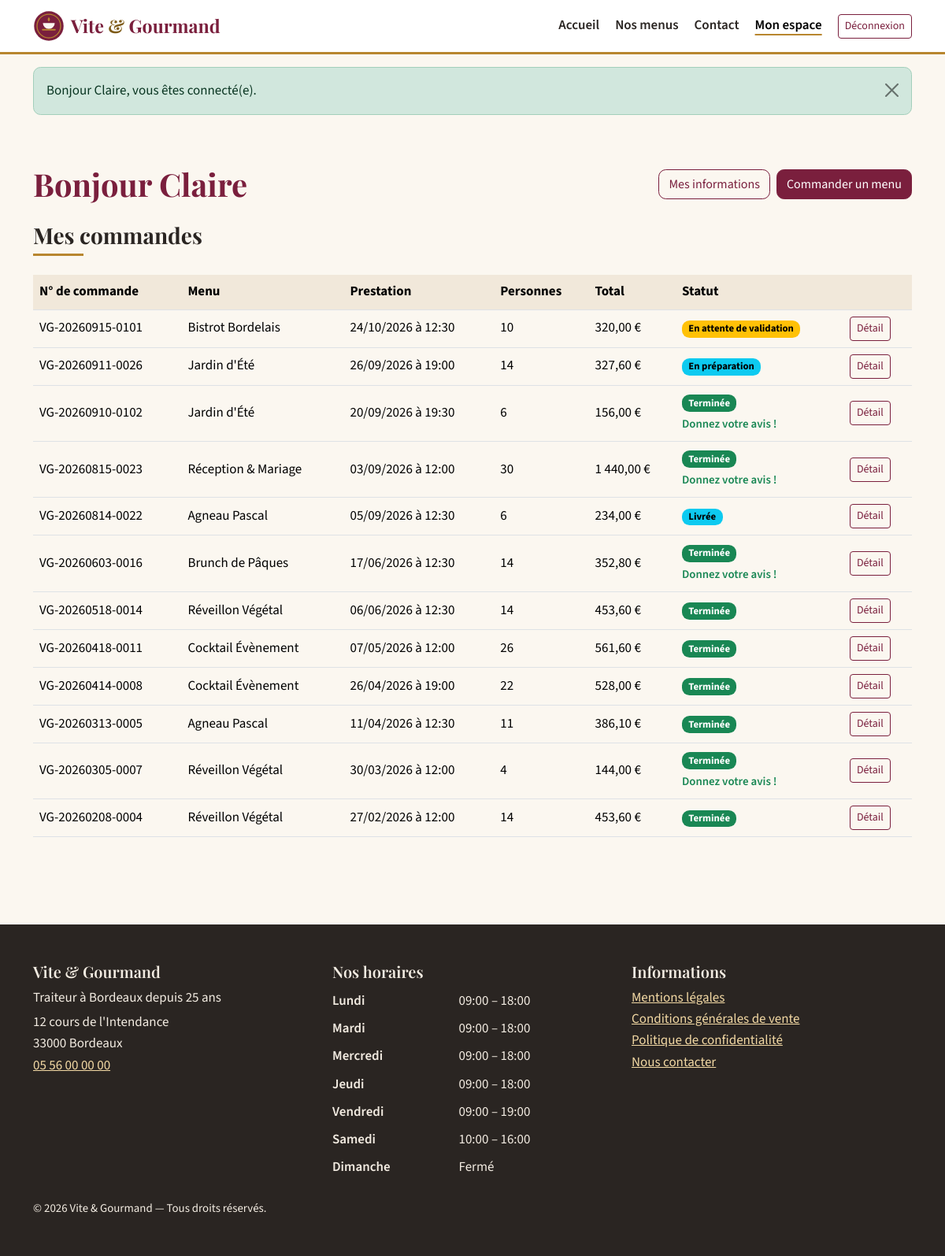
Screenshot of /compte (signed in) with the database file from the repository.
### tables this page shows
CREATE TABLE utilisateur (
    utilisateur_id     INT AUTO_INCREMENT PRIMARY KEY,
    email              VARCHAR(180) NOT NULL UNIQUE,   
    password           VARCHAR(255) NOT NULL,          
    nom                VARCHAR(80)  NOT NULL,
    prenom             VARCHAR(80)  NOT NULL,
    telephone          VARCHAR(20)  NULL,
    adresse_postale    VARCHAR(255) NULL,
    code_postal        VARCHAR(10)  NULL,
    ville              VARCHAR(100) NULL,
    pays               VARCHAR(60)  NULL DEFAULT 'France',
    role_id            INT NOT NULL,
    actif              TINYINT(1) NOT NULL DEFAULT 1,  
    consentement_rgpd  DATETIME NULL,                  
    date_creation      DATETIME NOT NULL DEFAULT CURRENT_TIMESTAMP,
    CONSTRAINT fk_utilisateur_role FOREIGN KEY (role_id) REFERENCES role(role_id)
);

CREATE TABLE commande (
    numero_commande       VARCHAR(50) PRIMARY KEY,
    utilisateur_id        INT NULL,                   
    menu_id               INT NOT NULL,
    date_commande         DATETIME NOT NULL DEFAULT CURRENT_TIMESTAMP,
    date_prestation       DATE NOT NULL,
    heure_livraison       TIME NOT NULL,
    adresse_livraison     VARCHAR(255) NOT NULL,
    code_postal_livraison VARCHAR(10) NOT NULL,
    ville_livraison       VARCHAR(100) NOT NULL,
    distance_km           DECIMAL(7,2) NOT NULL DEFAULT 0,
    nom_client            VARCHAR(80) NOT NULL,
    prenom_client         VARCHAR(80) NOT NULL,
    email_client          VARCHAR(180) NOT NULL,
    telephone_client      VARCHAR(20) NOT NULL,
    nombre_personne       INT NOT NULL,
    prix_menu             DECIMAL(10,2) NOT NULL,     
    reduction             DECIMAL(10,2) NOT NULL DEFAULT 0,
    prix_livraison        DECIMAL(10,2) NOT NULL DEFAULT 0,
    prix_total            DECIMAL(10,2) NOT NULL,
    statut                VARCHAR(40) NOT NULL DEFAULT 'en_attente',
    pret_materiel         TINYINT(1) NOT NULL DEFAULT 0,
    restitution_materiel  TINYINT(1) NOT NULL DEFAULT 0,
    motif_annulation      VARCHAR(500) NULL,
    mode_contact          VARCHAR(20) NULL,           
    CONSTRAINT fk_commande_utilisateur FOREIGN KEY (utilisateur_id)
        REFERENCES utilisateur(utilisateur_id) ON DELETE SET NULL,
    CONSTRAINT fk_commande_menu FOREIGN KEY (menu_id) REFERENCES menu(menu_id),
    INDEX idx_commande_statut (statut)
);

CREATE TABLE menu (
    menu_id                  INT AUTO_INCREMENT PRIMARY KEY,
    titre                    VARCHAR(120) NOT NULL,
    description              TEXT NOT NULL,
    nombre_personne_minimum  INT NOT NULL CHECK (nombre_personne_minimum >= 1),
    prix_par_personne        DECIMAL(8,2) NOT NULL CHECK (prix_par_personne >= 0),
    conditions               TEXT NOT NULL,           
    quantite_restante        INT NOT NULL DEFAULT 0 CHECK (quantite_restante >= 0),  
    theme_id                 INT NOT NULL,            
    regime_id                INT NOT NULL,            
    actif                    TINYINT(1) NOT NULL DEFAULT 1,
    CONSTRAINT fk_menu_theme  FOREIGN KEY (theme_id)  REFERENCES theme(theme_id),
    CONSTRAINT fk_menu_regime FOREIGN KEY (regime_id) REFERENCES regime(regime_id)
);

CREATE TABLE horaire (
    horaire_id       INT AUTO_INCREMENT PRIMARY KEY,
    jour             VARCHAR(20) NOT NULL UNIQUE,
    heure_ouverture  VARCHAR(10) NULL,                
    heure_fermeture  VARCHAR(10) NULL,
    ordre            TINYINT NOT NULL
);

### views/compte/index.php (the view, shortened to what the rows shown need)
<div class="container py-5">
    <div class="d-flex flex-wrap justify-content-between align-items-center gap-2 mb-4">
        <h1 class="mb-0">Bonjour <?= e($user['prenom']) ?></h1>
        <div class="d-flex gap-2">
            <a href="/compte/profil" class="btn btn-outline-primary">Mes informations</a>
            <a href="/menus" class="btn btn-primary">Commander un menu</a>
        </div>
    </div>
    <h2 class="section-titre h3">Mes commandes</h2>
    <?php if (!$commandes): ?>
        <p class="alert alert-info">Vous n'avez pas encore passé de commande. <a href="/menus" class="alert-link">Découvrez nos menus</a>.</p>
    <?php else: ?>
        <div class="table-responsive">
            <table class="table align-middle bg-white">
                <thead>
                <tr>
                    <th scope="col">N° de commande</th>
                    <th scope="col">Menu</th>
                    <th scope="col">Prestation</th>
                    <th scope="col">Personnes</th>
                    <th scope="col">Total</th>
                    <th scope="col">Statut</th>
                    <th scope="col"><span class="visually-hidden">Actions</span></th>
                </tr>
                </thead>
                <tbody>
                <?php foreach ($commandes as $c): ?>
                    <tr>
                        <td><?= e($c['numero_commande']) ?></td>
                        <td><?= e($c['menu_titre']) ?></td>
                        <td><?= date_fr($c['date_prestation']) ?> à <?= e(substr($c['heure_livraison'], 0, 5)) ?></td>
                        <td><?= (int) $c['nombre_personne'] ?></td>
                        <td><?= prix($c['prix_total']) ?></td>
                        <td><?= statut_badge($c['statut']) ?>
                            <?php if ($c['statut'] === 'terminee' && !$c['avis_id']): ?><br><span class="small text-success fw-semibold">Donnez votre avis !</span><?php endif; ?></td>
                        <td><a href="/compte/commandes/<?= e($c['numero_commande']) ?>" class="btn btn-sm btn-outline-primary">Détail<span class="visually-hidden"> de la commande <?= e($c['numero_commande']) ?></span></a></td>
                    </tr>
                <?php endforeach; ?>
                </tbody>
            </table>
        </div>
    <?php endif; ?>
</div>

### src/helpers.php (shortened to what the rows shown need)
<?php
function e(mixed $value): string
{
    return htmlspecialchars((string) ($value ?? ''), ENT_QUOTES | ENT_SUBSTITUTE, 'UTF-8');
}
function prix(float|string|null $montant): string
{
    return number_format((float) $montant, 2, ',', ' ') . ' €';
}
function date_fr(?string $date, bool $withTime = false): string
{
    $d = new DateTimeImmutable($date);
    return $withTime ? $d->format('d/m/Y à H:i') : $d->format('d/m/Y');
}
function statut_label(string $s): string
{
    return STATUTS[$s] ?? $s;
}
function statut_badge(string $s): string
{
    $class = match ($s) {
        'en_attente' => 'text-bg-warning',
        'annulee' => 'text-bg-secondary',
        'terminee' => 'text-bg-success',
        'attente_retour_materiel' => 'text-bg-danger',
        default => 'text-bg-info',
    };
    return '<span class="badge ' . $class . '">' . e(statut_label($s)) . '</span>';
}
function is_current(string $path): string
{
    $current = parse_url($_SERVER['REQUEST_URI'] ?? '/', PHP_URL_PATH);
    $active = $path === '/' ? $current === '/' : str_starts_with((string) $current, $path);
    return $active ? ' active" aria-current="page' : '';
}

### src/Core/Router.php (shortened to what the rows shown need)
<?php
final class Router
{
    private array $routes = [];
    private function add(string $method, string $path, array $handler, array $roles): void
    {
        $pattern = preg_replace('#\{(\w+)\}#', '(?P<$1>[A-Za-z0-9\-]+)', $path);
        $this->routes[] = [$method, '#^' . $pattern . '$#', $handler, $roles];
    }
    public function dispatch(string $method, string $uri): void
    {
        $path = rawurldecode(parse_url($uri, PHP_URL_PATH) ?: '/');
        $path = $path !== '/' ? rtrim($path, '/') : '/';
        foreach ($this->routes as [$m, $regex, $handler, $roles]) {
            if ($m !== $method || !preg_match($regex, $path, $matches)) {
                continue;
            }
            if ($roles !== []) {
                Auth::requireRole($roles);
            }
            $params = array_filter($matches, 'is_string', ARRAY_FILTER_USE_KEY);
            [$class, $action] = $handler;
            (new $class())->$action(...array_values($params));
            return;
        }
    }
}

### views/layout/main.php (shortened to what the rows shown need)
<?php
$horaires = (new Catalogue())->horaires();
$user = Auth::user();
?>
<!DOCTYPE html>
<html lang="fr">
<head>
    <link href="/assets/vendor/bootstrap.min.css" rel="stylesheet">
    <link href="/assets/css/fonts.css" rel="stylesheet">
    <link href="/assets/css/style.css" rel="stylesheet">
</head>
<body>
<header class="site-header">
    <nav class="navbar navbar-expand-lg" aria-label="Menu principal">
        <div class="container">
            <a class="navbar-brand" href="/">
                <img src="/assets/img/logo.svg" alt="" width="40" height="40">
                <span>Vite <span class="amp">&amp;</span> Gourmand</span>
            </a>
            <div class="collapse navbar-collapse" id="nav-principale">
                <ul class="navbar-nav ms-auto align-items-lg-center gap-lg-1">
                    <li class="nav-item"><a class="nav-link<?= is_current('/') ?>" href="/">Accueil</a></li>
                    <li class="nav-item"><a class="nav-link<?= is_current('/menus') ?>" href="/menus">Nos menus</a></li>
                    <li class="nav-item"><a class="nav-link<?= is_current('/contact') ?>" href="/contact">Contact</a></li>
                    <?php if ($user): ?>
                        <li class="nav-item"><a class="nav-link<?= is_current('/compte') ?>" href="/compte">Mon espace</a></li>
                        <li class="nav-item">
                            <form method="post" action="/deconnexion" class="d-inline">
                                <button type="submit" class="btn btn-outline-primary btn-sm ms-lg-2">Déconnexion</button>
                            </form>
                        </li>
                    <?php else: ?>
                        <li class="nav-item"><a class="nav-link<?= is_current('/connexion') ?>" href="/connexion">Connexion</a></li>
                        <li class="nav-item"><a class="btn btn-primary btn-sm ms-lg-2" href="/inscription">Créer un compte</a></li>
                    <?php endif; ?>
                </ul>
            </div>
        </div>
    </nav>
</header>
<main id="contenu" tabindex="-1">
    <?php require ROOT_PATH . '/views/partials/flash.php'; ?>
    <?= $content ?>
</main>
<footer class="site-footer mt-5">
    <div class="container py-5">
        <div class="row g-4">
            <div class="col-md-4">
                <h2 class="h5">Vite &amp; Gourmand</h2>
                <p class="mb-1">Traiteur à Bordeaux depuis 25 ans</p>
                <address class="mb-0">12 cours de l'Intendance<br>33000 Bordeaux<br>
                    <a href="tel:+33556000000">05 56 00 00 00</a></address>
            </div>
            <div class="col-md-4">
                <h2 class="h5">Nos horaires</h2>
                <table class="table table-sm table-borderless horaires mb-0">
                    <tbody>
                    <?php foreach ($horaires as $h): ?>
                        <tr>
                            <th scope="row"><?= e($h['jour']) ?></th>
                            <td><?= $h['heure_ouverture'] ? e($h['heure_ouverture'] . ' – ' . $h['heure_fermeture']) : 'Fermé' ?></td>
                        </tr>
                    <?php endforeach; ?>
                    </tbody>
                </table>
            </div>
            <div class="col-md-4">
                <h2 class="h5">Informations</h2>
                <ul class="list-unstyled">
                    <li><a href="/mentions-legales">Mentions légales</a></li>
                    <li><a href="/cgv">Conditions générales de vente</a></li>
                    <li><a href="/confidentialite">Politique de confidentialité</a></li>
                    <li><a href="/contact">Nous contacter</a></li>
                </ul>
            </div>
        </div>
        <p class="small mt-4 mb-0">&copy; <?= date('Y') ?> Vite &amp; Gourmand — Tous droits réservés.</p>
    </div>
</footer>
</body>
</html>

### rows the page displays
utilisateur: prenom "Claire"
commande: numero_commande "VG-20260915-0101", menu.titre "Bistrot Bordelais", date_prestation "24/10/2026", heure_livraison "12:30", nombre_personne "10", prix_total "320,00 €", statut "En attente de validation"
commande: numero_commande "VG-20260911-0026", menu.titre "Jardin d'Été", date_prestation "26/09/2026", heure_livraison "19:00", nombre_personne "14", prix_total "327,60 €", statut "En préparation"
commande: numero_commande "VG-20260910-0102", menu.titre "Jardin d'Été", date_prestation "20/09/2026", heure_livraison "19:30", nombre_personne "6", prix_total "156,00 €", statut "Terminée", shows "Donnez votre avis !"
commande: numero_commande "VG-20260815-0023", menu.titre "Réception & Mariage", date_prestation "03/09/2026", heure_livraison "12:00", nombre_personne "30", prix_total "1 440,00 €", statut "Terminée", shows "Donnez votre avis !"
commande: numero_commande "VG-20260814-0022", menu.titre "Agneau Pascal", date_prestation "05/09/2026", heure_livraison "12:30", nombre_personne "6", prix_total "234,00 €", statut "Livrée"
commande: numero_commande "VG-20260603-0016", menu.titre "Brunch de Pâques", date_prestation "17/06/2026", heure_livraison "12:30", nombre_personne "14", prix_total "352,80 €", statut "Terminée", shows "Donnez votre avis !"
commande: numero_commande "VG-20260518-0014", menu.titre "Réveillon Végétal", date_prestation "06/06/2026", heure_livraison "12:30", nombre_personne "14", prix_total "453,60 €", statut "Terminée"
commande: numero_commande "VG-20260418-0011", menu.titre "Cocktail Évènement", date_prestation "07/05/2026", heure_livraison "12:00", nombre_personne "26", prix_total "561,60 €", statut "Terminée"
commande: numero_commande "VG-20260414-0008", menu.titre "Cocktail Évènement", date_prestation "26/04/2026", heure_livraison "19:00", nombre_personne "22", prix_total "528,00 €", statut "Terminée"
commande: numero_commande "VG-20260313-0005", menu.titre "Agneau Pascal", date_prestation "11/04/2026", heure_livraison "12:30", nombre_personne "11", prix_total "386,10 €", statut "Terminée"
commande: numero_commande "VG-20260305-0007", menu.titre "Réveillon Végétal", date_prestation "30/03/2026", heure_livraison "12:00", nombre_personne "4", prix_total "144,00 €", statut "Terminée", shows "Donnez votre avis !"
commande: numero_commande "VG-20260208-0004", menu.titre "Réveillon Végétal", date_prestation "27/02/2026", heure_livraison "12:00", nombre_personne "14", prix_total "453,60 €", statut "Terminée"
horaire: jour "Lundi", heure_ouverture+heure_fermeture "09:00 – 18:00"
horaire: jour "Mardi", heure_ouverture+heure_fermeture "09:00 – 18:00"
horaire: jour "Mercredi", heure_ouverture+heure_fermeture "09:00 – 18:00"
horaire: jour "Jeudi", heure_ouverture+heure_fermeture "09:00 – 18:00"
horaire: jour "Vendredi", heure_ouverture+heure_fermeture "09:00 – 19:00"
horaire: jour "Samedi", heure_ouverture+heure_fermeture "10:00 – 16:00"
horaire: jour "Dimanche", shows "Fermé"

### other values shown
$f['message'] "Bonjour Claire, vous êtes connecté(e)."
